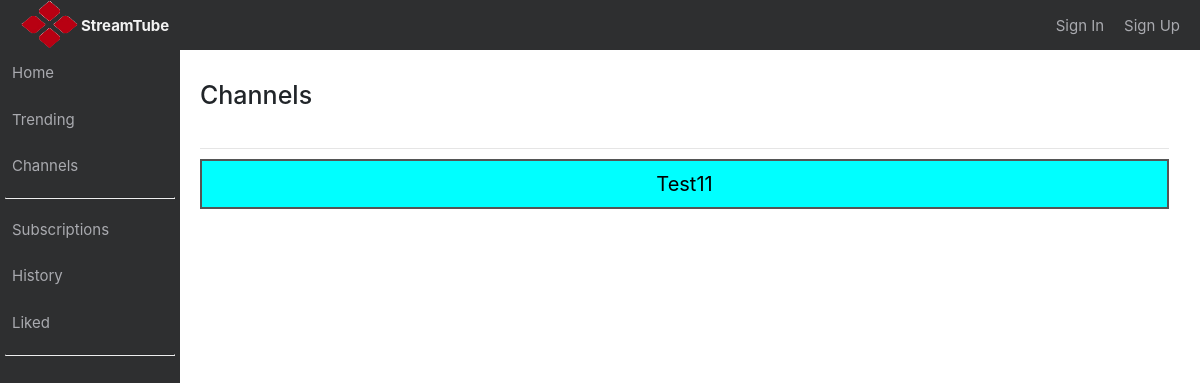
The app's page /channels_list/, older data.
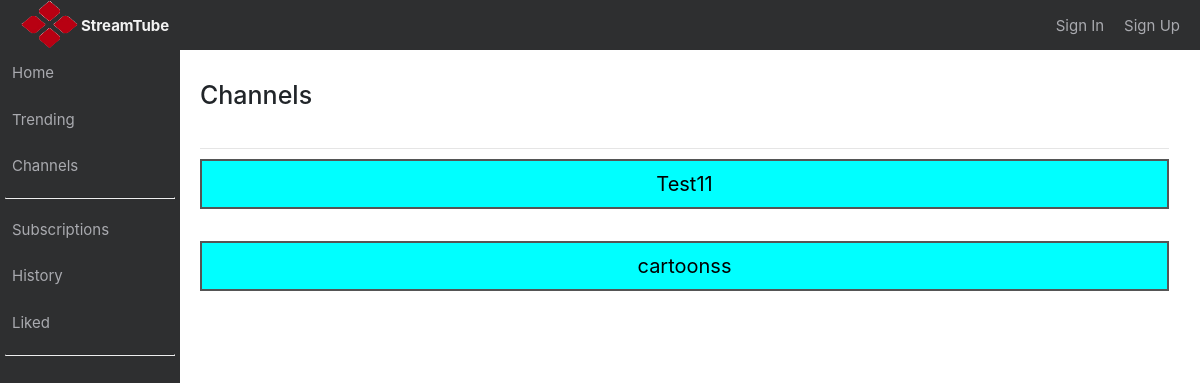
The same page, newer data.
### youtube/models.py (models this page shows)
class Channel(models.Model):
    channel_name = models.CharField(max_length=50, blank=False, null=False)
    subscribers = models.IntegerField(default=0, blank=False, null=False)
    user = models.ForeignKey('auth.User', on_delete=models.CASCADE)

### youtube/views.py (the view)
# urls.py: path('channels_list/', views.channels_list, name = 'channels_list'),
def channels_list(request):
    context = {}
    channels = Channel.objects.all()
    context['channels'] = channels
    try:
        channel = Channel.objects.filter(user__username = request.user).get().channel_name != ""
        print(channel)
        context['channel'] = channel
    except Channel.DoesNotExist:
        channel = False
    return render(request, 'channels_list.html', context)

### youtube/templates/channels_list.html (shortened to what this page needs)
{% extends "parent.html" %}
{% block body %}
	<div class="video_area">
		<div class="ad_area">
            <h1>Channels</h1>
            <br>
            <hr>
            {% for channel in channels %}
            <div>
                <p><a href="/{{ channel.user.username }}/channel"> <button class="button button5" style="background-color:cyan; height:50px; font-size:20px">{{ channel.channel_name }}</button></a></p>
                <br>
            </div>
            {% endfor %}
        </div>
    </div>
{% endblock %}

Row changes from the older to the newer data that the page shows:
added Channel: channel_name "cartoonss"
